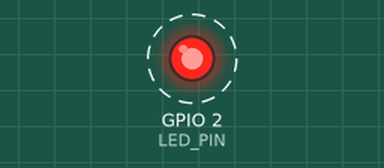
This sketch was run on a simulated ESP32-S3. On the bench: output pins drawn as LEDs (lit = HIGH). Dashed ring = blinking. What the sketch prints to the serial monitor is not drawn.

Above: at 0.2 s.
Timing chart, 0 to 3.0 s (numbered marks = the images above):
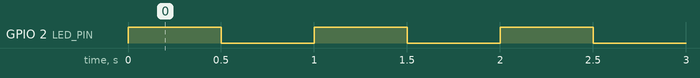

The sketch:

sketch.ino
```cpp
// ============================================================================
// Experimento 01 — Blink (piscar um LED)
// Nivel 1 (Eletronica basica) | Placa: ESP32-S3 | Ambiente: Wokwi (simulador)
//
// Objetivo: controlar um GPIO como SAIDA digital para acender/apagar um LED.
// Conceitos: GPIO, nivel logico (HIGH = ~3,3 V, LOW = 0 V), tempo (delay), setup/loop.
// ============================================================================

// GPIO2 -> resistor 220 ohm -> LED (anodo) ... LED (catodo) -> GND
const int LED_PIN = 2;   // "const int": um numero fixo com nome. Evita "numero magico" solto.

// setup(): roda UMA vez quando a placa liga.
void setup() {
  Serial.begin(115200);         // abre a comunicacao serial a 115200 bps (para imprimir texto)
  pinMode(LED_PIN, OUTPUT);     // configura o GPIO2 como SAIDA digital
  Serial.println("Experimento 01 - Blink iniciado");
}

// loop(): roda PARA SEMPRE, repetindo, depois do setup().
void loop() {
  digitalWrite(LED_PIN, HIGH);  // coloca ~3,3 V no pino -> LED ACENDE
  Serial.println("LED: ON");
  delay(500);                   // pausa de 500 ms (meio segundo)

  digitalWrite(LED_PIN, LOW);   // coloca 0 V no pino -> LED APAGA
  Serial.println("LED: OFF");
  delay(500);                   // pausa de 500 ms
}
```

Measured:
- by itself, GPIO 2 (LED_PIN): alternates HIGH for 0.50 s and LOW for 0.50 s
